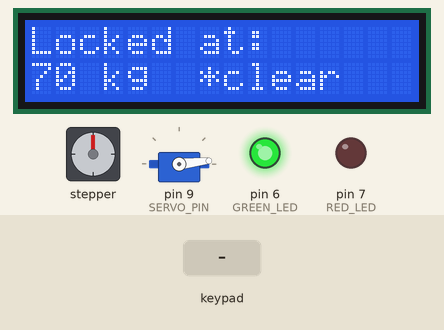
This sketch was run on a simulated Arduino Uno, built with avr-gcc and run on an emulated ATmega328P. Parts: stepper motor, servo, 16×2 character LCD, output pins drawn as LEDs (lit = HIGH). Wiring (inferred from the names in the program): stepper motor (2048 steps per turn assumed): coils pin 2, pin 4, pin 3, pin 5. Inputs (shaded band) come from the test bench. EEPROM starts erased; pins used as bus, display or sensor lines are not drawn; what the sketch prints to the serial monitor is not drawn.

Above: at 2.5 s.
2.6 s: keypad keys 1 0 1 1 1 2 1 3 # pressed 0.4 s apart
At 3.9 s:
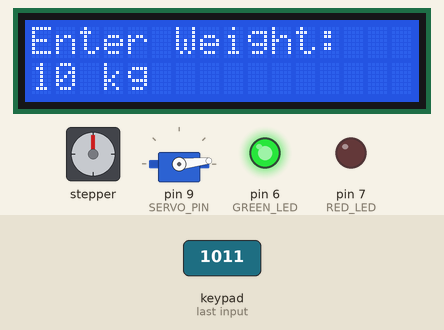
At 6.3 s:
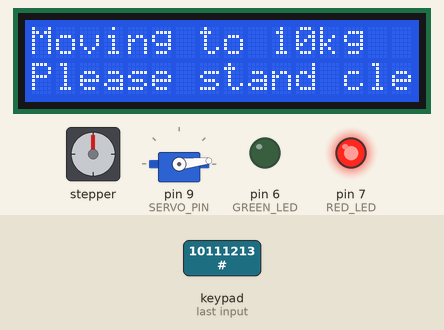
Timing chart, 0 to 56.4 s (numbered marks = the images above; inputs shaded):
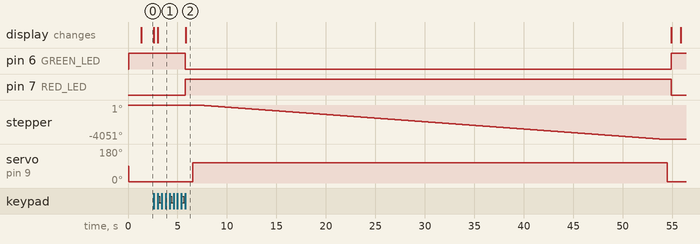

The sketch:

8_EEPROM.ino
```cpp
#include <Wire.h>
#include <LiquidCrystal_I2C.h>
#include <Keypad.h>
#include <Servo.h>
#include <EEPROM.h>

// ---------------- CONFIG ----------------
#define IN1 2
#define IN2 4
#define IN3 3
#define IN4 5

#define SERVO_PIN 9
#define GREEN_LED 6
#define RED_LED   7

// Servo lock/unlock angles (change if needed)
const int LOCK_ANGLE   = 6;    // pin inserted -> LOCK
const int UNLOCK_ANGLE = 108;  // pin retracted -> UNLOCK

// delays (ms) - tune as needed
const int BEFORE_UNLOCK_DELAY = 700;
const int AFTER_UNLOCK_DELAY  = 500;
const int AFTER_MOVE_DELAY    = 800;
const int AFTER_LOCK_DELAY    = 400;

// LCD (change address to 0x3F if 0x27 doesn't match)
LiquidCrystal_I2C lcd(0x27, 16, 2);

// Keypad wiring
const byte ROWS = 4;
const byte COLS = 4;
byte rowPins[ROWS] = {10, 11, 12, 13};    // Rows
byte colPins[COLS] = {A0, A1, A2, A3};    // Cols (analog as digital)
char keysMap[ROWS][COLS] = {
  {'1','2','3','A'},
  {'4','5','6','B'},
  {'7','8','9','C'},
  {'*','0','#','D'}
};
Keypad keypad = Keypad( makeKeymap(keysMap), rowPins, colPins, ROWS, COLS );

// Stepper half/full step sequence (full-step sequence for your wiring)
const int stepSequence[4][4] = {
  {1,0,1,0},
  {0,1,1,0},
  {0,1,0,1},
  {1,0,0,1}
};
int stepIndex = 0;
const int STEP_DELAY_MS = 2; // smaller -> faster (tune)

// Weight gaps (10->20, 20->30, ..., 70->80)
const int gaps[7] = {3600, 3900, 3900, 3850, 4000, 3800, 3800};
const int weightOptions[8] = {10,20,30,40,50,60,70,80};

// State
int currentIndex = 6;     // default index = 6 -> 70kg (useful if EEPROM empty)
String inputBuffer = "";
Servo lockServo;

// EEPROM address
const int EEPROM_ADDR_INDEX = 0;

// ---------------- Helpers ----------------
void setStepperPins(const int pins[4]) {
  digitalWrite(IN1, pins[0]);
  digitalWrite(IN2, pins[1]);
  digitalWrite(IN3, pins[2]);
  digitalWrite(IN4, pins[3]);
}

void releaseStepper() {
  digitalWrite(IN1, LOW);
  digitalWrite(IN2, LOW);
  digitalWrite(IN3, LOW);
  digitalWrite(IN4, LOW);
}

void moveStepperSteps(long steps) {
  int dir = (steps > 0) ? 1 : -1;
  long s = (steps > 0) ? steps : -steps;
  for (long i = 0; i < s; ++i) {
    stepIndex += dir;
    if (stepIndex > 3) stepIndex = 0;
    if (stepIndex < 0) stepIndex = 3;
    setStepperPins(stepSequence[stepIndex]);
    delay(STEP_DELAY_MS);
  }
}

// calculate steps between weights (positive = downward/increase weight)
long calculateStepsBetweenIndices(int fromIdx, int toIdx) {
  long steps = 0;
  if (toIdx > fromIdx) {
    for (int i = fromIdx; i < toIdx; ++i) steps += gaps[i];
    return steps; // positive
  } else if (toIdx < fromIdx) {
    for (int i = toIdx; i < fromIdx; ++i) steps += gaps[i];
    return -steps; // negative (upward)
  }
  return 0;
}

void saveIndexToEEPROM(int idx) {
  // use EEPROM.update to avoid unnecessary writes
  EEPROM.update(EEPROM_ADDR_INDEX, (uint8_t)idx);
}

int readIndexFromEEPROM() {
  int v = EEPROM.read(EEPROM_ADDR_INDEX);
  if (v >= 0 && v <= 7) return v;
  return -1;
}

// UI helpers
void showIdleLCD() {
  lcd.clear();
  lcd.setCursor(0,0);
  lcd.print("Locked at:");
  lcd.setCursor(0,1);
  lcd.print(weightOptions[currentIndex]);
  lcd.print(" kg  *clear");
}

void showEnteringLCD() {
  lcd.clear();
  lcd.setCursor(0,0);
  lcd.print("Enter Weight:");
  lcd.setCursor(0,1);
  lcd.print(inputBuffer + " kg");
}

void showMsgLCD(const char *l1, const char *l2 = nullptr) {
  lcd.clear();
  lcd.setCursor(0,0);
  lcd.print(l1);
  if (l2) {
    lcd.setCursor(0,1);
    lcd.print(l2);
  }
}

// lock/unlock functions (use constants)
void doUnlock() {
  lockServo.write(UNLOCK_ANGLE);
}

void doLock() {
  lockServo.write(LOCK_ANGLE);
}

// ---------------- Setup ----------------
void setup() {
  Serial.begin(115200);

  pinMode(IN1, OUTPUT);
  pinMode(IN2, OUTPUT);
  pinMode(IN3, OUTPUT);
  pinMode(IN4, OUTPUT);

  pinMode(GREEN_LED, OUTPUT);
  pinMode(RED_LED, OUTPUT);

  // Servo
  lockServo.attach(SERVO_PIN);

  // LCD
  lcd.init();
  lcd.backlight();

  // Read EEPROM for last saved index
  int saved = readIndexFromEEPROM();
  if (saved >= 0) {
    currentIndex = saved;
  } else {
    // If EEPROM empty/corrupt, default to 70kg (as you said current)
    currentIndex = 6; // index 6 -> 70kg
    saveIndexToEEPROM(currentIndex);
  }

  // Ensure known starting physical state: assume locked
  doLock();
  releaseStepper();
  digitalWrite(GREEN_LED, HIGH);
  digitalWrite(RED_LED, LOW);

  // Show initial on LCD
  lcd.clear();
  lcd.setCursor(0,0);
  lcd.print("Gym System Ready");
  lcd.setCursor(0,1);
  lcd.print("Locked: ");
  lcd.print(weightOptions[currentIndex]);
  lcd.print("kg");
  delay(1200);
  showIdleLCD();

  Serial.print("Startup weight: ");
  Serial.print(weightOptions[currentIndex]);
  Serial.println(" kg (index ");
  Serial.print(currentIndex);
  Serial.println(" )");
}

// ---------------- Loop ----------------
void loop() {
  char key = keypad.getKey();
  if (key) {
    if (key >= '0' && key <= '9') {
      // Append digit (allow up to two digits)
      if (inputBuffer.length() < 2) {
        inputBuffer += key;
        showEnteringLCD();
      }
    } else if (key == '*') {
      // clear input
      inputBuffer = "";
      showIdleLCD();
    } else if (key == '#') {
      // confirm
      if (inputBuffer.length() == 0) {
        showMsgLCD("No input", "Press digits then #");
        delay(900);
        showIdleLCD();
      } else {
        int val = inputBuffer.toInt();
        inputBuffer = "";
        // allow only multiples of 10 within range
        if (val % 10 == 0 && val >= 10 && val <= 80) {
          int targetIdx = (val - 10) / 10;
          if (targetIdx == currentIndex) {
            showMsgLCD("Already at", String(val).c_str());
            delay(900);
            showIdleLCD();
          } else {
            // perform change
            // indicate busy
            digitalWrite(GREEN_LED, LOW);
            digitalWrite(RED_LED, HIGH);

            lcd.clear();
            lcd.setCursor(0,0);
            lcd.print("Moving to ");
            lcd.print(val);
            lcd.print("kg");
            lcd.setCursor(0,1);
            lcd.print("Please stand clear");

            delay(BEFORE_UNLOCK_DELAY);

            // Unlock
            doUnlock();
            delay(AFTER_UNLOCK_DELAY);

            // calculate and move
            long steps = calculateStepsBetweenIndices(currentIndex, targetIdx);
            Serial.print("Moving steps: ");
            Serial.println(steps);
            moveStepperSteps(steps);
            releaseStepper();

            delay(AFTER_MOVE_DELAY);

            // Lock
            doLock();
            delay(AFTER_LOCK_DELAY);

            // update state & EEPROM
            currentIndex = targetIdx;
            saveIndexToEEPROM(currentIndex);

            // LEDs and display
            digitalWrite(RED_LED, LOW);
            digitalWrite(GREEN_LED, HIGH);

            lcd.clear();
            lcd.setCursor(0,0);
            lcd.print("Locked at ");
            lcd.print(val);
            lcd.setCursor(0,1);
            lcd.print("Saved in EEPROM");
            delay(900);
            showIdleLCD();

            Serial.print("Now locked at ");
            Serial.print(weightOptions[currentIndex]);
            Serial.println(" kg (index saved to EEPROM).");
          }
        } else {
          lcd.clear();
          lcd.setCursor(0,0);
          lcd.print("Invalid value!");
          lcd.setCursor(0,1);
          lcd.print("10,20..80 only");
          delay(900);
          showIdleLCD();
        }
      }
    } // end '#' case
  } // end key check
}
```

Measured:
- after the input at 2.6 s, pin 6 (GREEN_LED): HIGH → LOW after 3.2 s, → HIGH 49.1 s later; pin 7 (RED_LED): LOW → HIGH after 3.2 s, → LOW 49.1 s later
